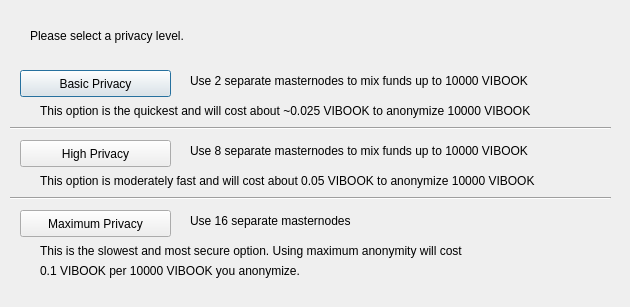
<?xml version="1.0" encoding="UTF-8"?>
<ui version="4.0">
 <class>ObfuscationConfig</class>
 <widget class="QDialog" name="ObfuscationConfig">
  <property name="geometry">
   <rect>
    <x>0</x>
    <y>0</y>
    <width>630</width>
    <height>307</height>
   </rect>
  </property>
  <property name="windowTitle">
   <string>Configure Obfuscation</string>
  </property>
  <widget class="QPushButton" name="buttonBasic">
   <property name="geometry">
    <rect>
     <x>20</x>
     <y>70</y>
     <width>151</width>
     <height>27</height>
    </rect>
   </property>
   <property name="text">
    <string>Basic Privacy</string>
   </property>
  </widget>
  <widget class="QPushButton" name="buttonHigh">
   <property name="geometry">
    <rect>
     <x>20</x>
     <y>140</y>
     <width>151</width>
     <height>27</height>
    </rect>
   </property>
   <property name="text">
    <string>High Privacy</string>
   </property>
  </widget>
  <widget class="QPushButton" name="buttonMax">
   <property name="geometry">
    <rect>
     <x>20</x>
     <y>210</y>
     <width>151</width>
     <height>27</height>
    </rect>
   </property>
   <property name="text">
    <string>Maximum Privacy</string>
   </property>
  </widget>
  <widget class="QLabel" name="label">
   <property name="geometry">
    <rect>
     <x>30</x>
     <y>20</y>
     <width>571</width>
     <height>31</height>
    </rect>
   </property>
   <property name="text">
    <string>Please select a privacy level.</string>
   </property>
  </widget>
  <widget class="QLabel" name="label_2">
   <property name="geometry">
    <rect>
     <x>190</x>
     <y>70</y>
     <width>421</width>
     <height>21</height>
    </rect>
   </property>
   <property name="text">
    <string>Use 2 separate masternodes to mix funds up to 10000 VIBOOK</string>
   </property>
  </widget>
  <widget class="QLabel" name="label_3">
   <property name="geometry">
    <rect>
     <x>190</x>
     <y>140</y>
     <width>411</width>
     <height>21</height>
    </rect>
   </property>
   <property name="text">
    <string>Use 8 separate masternodes to mix funds up to 10000 VIBOOK</string>
   </property>
  </widget>
  <widget class="QLabel" name="label_4">
   <property name="geometry">
    <rect>
     <x>190</x>
     <y>210</y>
     <width>421</width>
     <height>21</height>
    </rect>
   </property>
   <property name="text">
    <string>Use 16 separate masternodes</string>
   </property>
  </widget>
  <widget class="QLabel" name="label_6">
   <property name="geometry">
    <rect>
     <x>40</x>
     <y>100</y>
     <width>561</width>
     <height>21</height>
    </rect>
   </property>
   <property name="text">
    <string>This option is the quickest and will cost about ~0.025 VIBOOK to anonymize 10000 VIBOOK</string>
   </property>
  </widget>
  <widget class="QLabel" name="label_7">
   <property name="geometry">
    <rect>
     <x>40</x>
     <y>170</y>
     <width>561</width>
     <height>21</height>
    </rect>
   </property>
   <property name="text">
    <string>This option is moderately fast and will cost about 0.05 VIBOOK to anonymize 10000 VIBOOK</string>
   </property>
  </widget>
  <widget class="QLabel" name="label_8">
   <property name="geometry">
    <rect>
     <x>40</x>
     <y>240</y>
     <width>561</width>
     <height>21</height>
    </rect>
   </property>
   <property name="text">
    <string>This is the slowest and most secure option. Using maximum anonymity will cost</string>
   </property>
  </widget>
  <widget class="QLabel" name="label_9">
   <property name="geometry">
    <rect>
     <x>40</x>
     <y>260</y>
     <width>561</width>
     <height>21</height>
    </rect>
   </property>
   <property name="text">
    <string>0.1 VIBOOK per 10000 VIBOOK you anonymize.</string>
   </property>
  </widget>
  <widget class="Line" name="line">
   <property name="geometry">
    <rect>
     <x>10</x>
     <y>120</y>
     <width>601</width>
     <height>16</height>
    </rect>
   </property>
   <property name="orientation">
    <enum>Qt::Horizontal</enum>
   </property>
  </widget>
  <widget class="Line" name="line_2">
   <property name="geometry">
    <rect>
     <x>10</x>
     <y>190</y>
     <width>601</width>
     <height>16</height>
    </rect>
   </property>
   <property name="orientation">
    <enum>Qt::Horizontal</enum>
   </property>
  </widget>
 </widget>
 <resources/>
 <connections/>
</ui>
